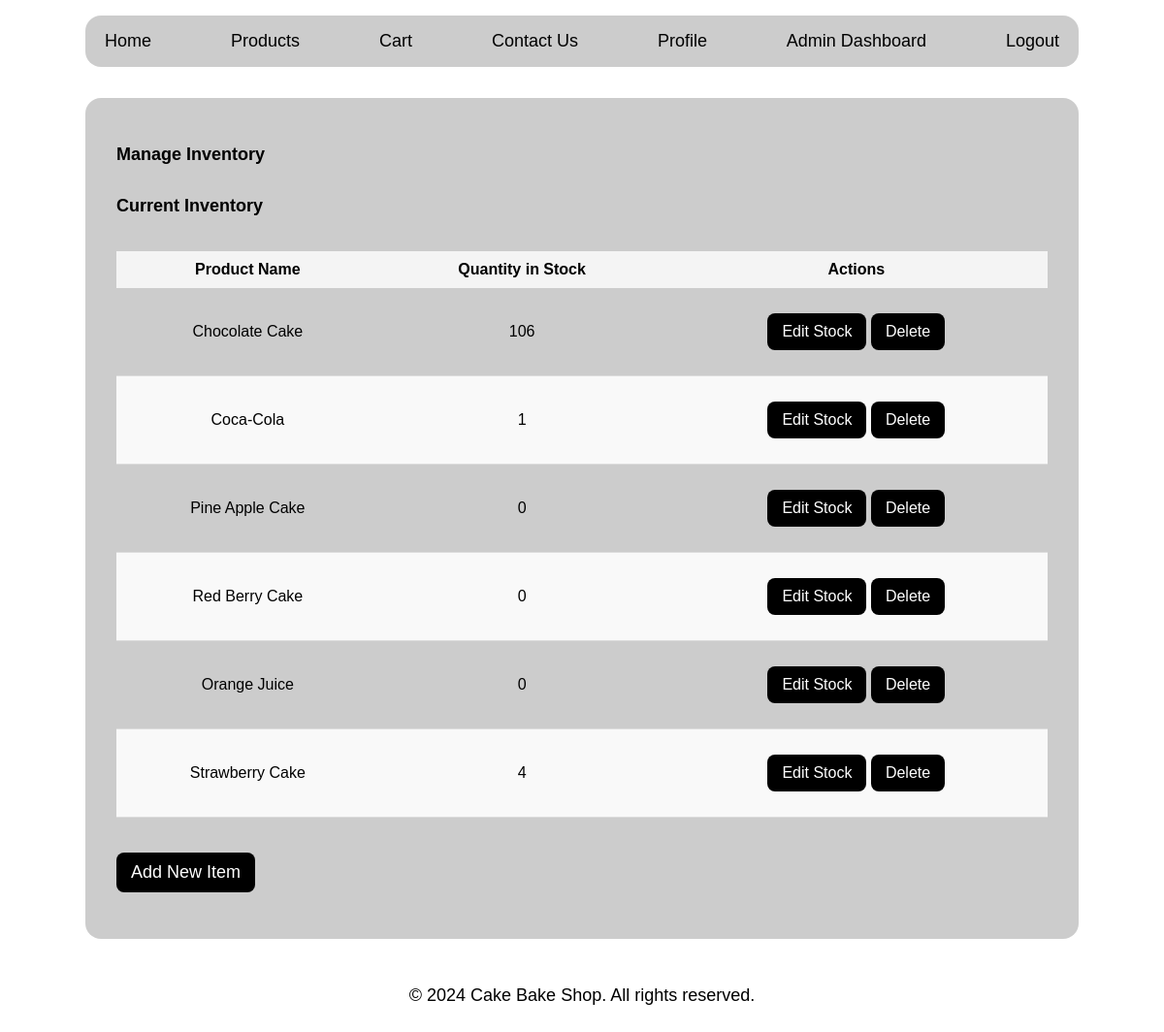
The app's page /manage_inventory.php (signed in) with its own data.
### tables this page shows
CREATE TABLE IF NOT EXISTS `products` (
  `id` int NOT NULL AUTO_INCREMENT,
  `name` varchar(100) NOT NULL,
  `description` text,
  `price` decimal(10,2) NOT NULL,
  `category_id` int DEFAULT NULL,
  `image_url` varchar(255) DEFAULT NULL,
  `created_at` timestamp NULL DEFAULT CURRENT_TIMESTAMP,
  PRIMARY KEY (`id`),
  KEY `idx_product_category` (`category_id`)
);

CREATE TABLE IF NOT EXISTS `inventory` (
  `id` int NOT NULL AUTO_INCREMENT,
  `product_id` int NOT NULL,
  `quantity_in_stock` int NOT NULL DEFAULT '0',
  PRIMARY KEY (`id`),
  KEY `idx_inventory_product` (`product_id`)
);

### app/classes/Product.php (called while the page is built, shortened)
<?php
require_once 'Database.php';
class Product {
    private $conn;
    private $table = 'products';
    public function __construct() {
        $database = new Database();
        $this->conn = $database->getConnection();
    }
    public function getAll() {
        $query = "SELECT * FROM " . $this->table;
        $stmt = $this->conn->prepare($query);
        $stmt->execute();
        return $stmt->fetchAll(PDO::FETCH_ASSOC);
    }
}
?>

### app/classes/Database.php (called while the page is built, shortened)
<?php
class Database {
    private $host = 'localhost';
    private $db_name = 'inventory_management_system';
    private $username = 'root';
    private $password = '';
    public function getConnection() {
        $this->conn = null;
        try {
            $this->conn = new PDO("mysql:host={$this->host};dbname={$this->db_name}", $this->username, $this->password);
            $this->conn->setAttribute(PDO::ATTR_ERRMODE, PDO::ERRMODE_EXCEPTION);
        } catch (PDOException $exception) {
            echo "Connection error: " . $exception->getMessage();
        }
        return $this->conn;
    }
}
?>

### app/controllers/ProductController.php (called while the page is built, shortened)
<?php
require_once '../app/classes/Product.php';
class ProductController {
    private $product;
    public function __construct() {
        $this->product = new Product();
    }
    public function getAllProducts() {
        return $this->product->getAll();
    }
}
?>

### app/classes/Inventory.php (called while the page is built, shortened)
<?php
require_once 'Database.php';
class Inventory {
    private $conn;
    private $table = 'inventory';
    public function __construct() {
        $database = new Database();
        $this->conn = $database->getConnection();
    }
    public function getStock($product_id) {
        $query = "SELECT quantity_in_stock FROM " . $this->table . " WHERE product_id = :product_id LIMIT 1";
        $stmt = $this->conn->prepare($query);
        $stmt->bindParam(':product_id', $product_id);
        $stmt->execute();
        return $stmt->fetchColumn();
    }
}
?>

### app/controllers/InventoryController.php (called while the page is built, shortened)
<?php
require_once '../app/classes/Inventory.php';
class InventoryController {
    private $inventory;
    public function __construct() {
        $this->inventory = new Inventory();
    }
    public function getStock($product_id) {
        return $this->inventory->getStock($product_id);
    }
}
?>

### public/manage_inventory.php (the view, shortened to what this page needs)
<?php include '../templates/header.php'; ?>
<?php include '../templates/navbar.php'; ?>
<?php
require_once '../app/controllers/ProductController.php';
require_once '../app/controllers/InventoryController.php';
$productController = new ProductController();
$inventoryController = new InventoryController();
$products = $productController->getAllProducts();
?>
<div class="container">
    <h2>Manage Inventory</h2>
    <h3>Current Inventory</h3>
    <table>
        <thead>
            <tr>
                <th>Product Name</th>
                <th>Quantity in Stock</th>
                <th>Actions</th>
            </tr>
        </thead>
        <tbody>
            <?php foreach ($products as $prod): ?>
                <tr>
                    <td><?php echo htmlspecialchars($prod['name']); ?></td>
                    <td><?php echo htmlspecialchars($inventoryController->getStock($prod['id'])); ?></td>
                    <td>
                        <a href="edit_inventory.php?id=<?php echo $prod['id']; ?>" class="btn-secondary">Edit Stock</a>
                        <a href="delete_inventory.php?id=<?php echo $prod['id']; ?>" class="btn-secondary" onclick='return confirm("Are you sure you want to delete this item?");'>Delete</a>
                    </td>
                </tr>
            <?php endforeach; ?>
        </tbody>
    </table>
    <a href="add_inventory.php" class="btn-primary">Add New Item</a>
</div>
<?php include '../templates/footer.php'; ?>

### public/css/styles.css (style rules this page uses)
body, h1, h2, h3, p { margin: 0; padding: 0; padding-top: 1rem; padding-bottom: 1rem; font-family: Arial, sans-serif; font-size: large; }
body { background-color: #fff; color: #000; display: flex; margin: 0; justify-content: space-between; align-items: center; min-height: 100vh; flex-direction: column; }
body { background-image: url('https://images.unsplash.com/photo-1707134657472-51902d2854a4?q=80&w=1970&auto=format&fit=crop&ixlib=rb-4.0.3&ixid=M3wxMjA3fDB8MHxwaG90by1wYWdlfHx8fGVufDB8fHx8fA%3D%3D'); background-size: cover; background-position: center; background-repeat: no-repeat; }
table { width: 100%; border-collapse: collapse; margin: 20px 0; font-size: 16px; text-align: center; }
table thead th { background-color: #f4f4f4; padding: 10px; }
table tbody tr:nth-child(even) { background-color: #f9f9f9; }
table tbody td { padding: 10px; border-bottom: 1px solid #ddd; }
.container { max-width: 60rem; width: 90%; margin: 2rem auto; padding: 2rem; background-color: rgba(0, 0, 0, 0.2); border-radius: 1rem; }
.btn-primary, .btn-secondary { display: inline-block; background-color: #000; color: #fff; padding: 10px 15px; margin-top: 1rem; margin-bottom: 1rem; border: none; cursor: pointer; text-decoration: none; border-radius: 8px; }

### records on screen
products: name "Chocolate Cake", id.quantity_in_stock "106"
products: name "Coca-Cola", id.quantity_in_stock "1"
products: name "Pine Apple Cake", id.quantity_in_stock "0"
products: name "Red Berry Cake", id.quantity_in_stock "0"
products: name "Orange Juice", id.quantity_in_stock "0"
products: name "Strawberry Cake", id.quantity_in_stock "4"
